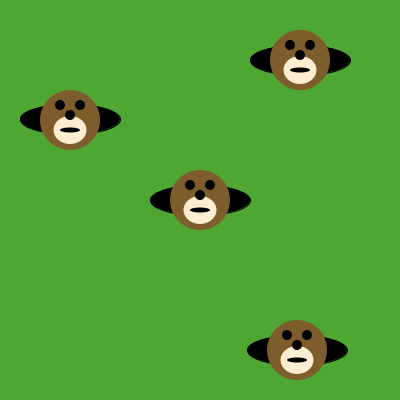
Frame 1 (no input)
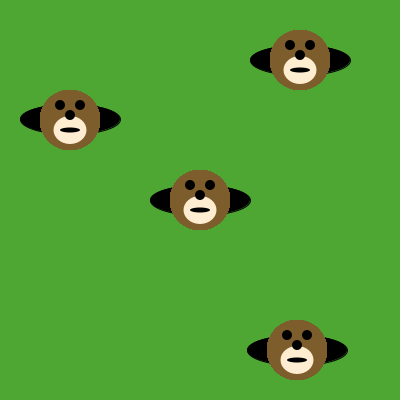
Frame 60 (the mouse pressed at the canvas centre just before this capture)
Frame 120 (the mouse held since frame 60 and released just before this capture): identical to frame 60, image omitted

The Processing sketch that drew these frames (run headless with seeded random() and noise(); from frame 60 on, the mouse is pressed at the canvas centre):

// Processing sketch: MolesInTheWhole
// ── MolesInTheWhole.pde
void draw() {

/* Use the method below to put moles in the holes. */
drawMole(70,120);
drawMole(300,60);
drawMole(200,200);
drawMole(297,350);
}

void drawMole(int moleX, int moleY) {
     noStroke();
     fill(125, 93, 43);
     ellipse(moleX, moleY, 60, 60); // face
     fill(255, 237, 209);
     ellipse(moleX, moleY+10, 33, 28);
     fill(0, 0, 0);
     ellipse(moleX-10, moleY-15, 10, 10); // eyes
     ellipse(moleX+10, moleY-15, 10, 10);
     ellipse(moleX, moleY-5, 10, 10); // nose
     ellipse(moleX, moleY+10, 20, 5); // mouth
}

void setup() {
     size(400, 400);
     background(78, 166, 51); // green grass
     fill(0, 0, 0);
     ellipse(200, 200, 100, 30); // holes!
     ellipse(70, 119, 100, 30);
     ellipse(300, 60, 100, 30);
     ellipse(297, 350, 100, 30);
}
